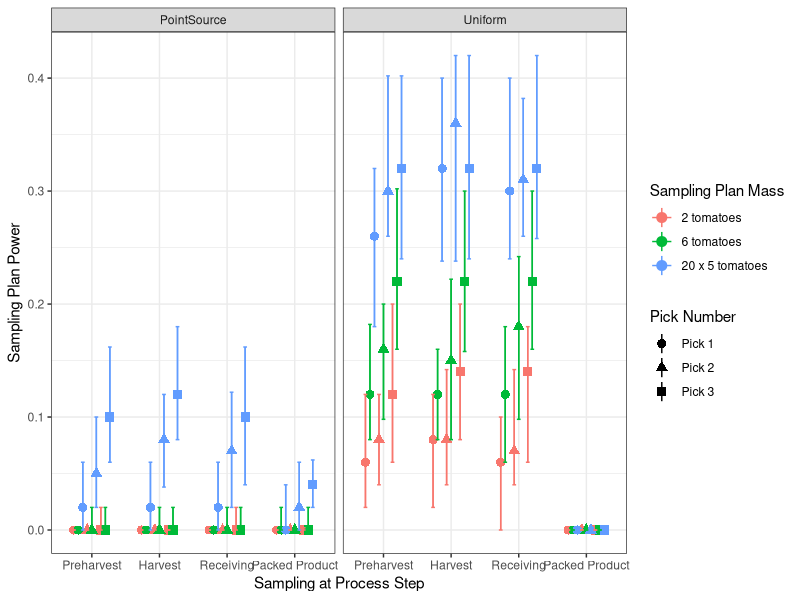
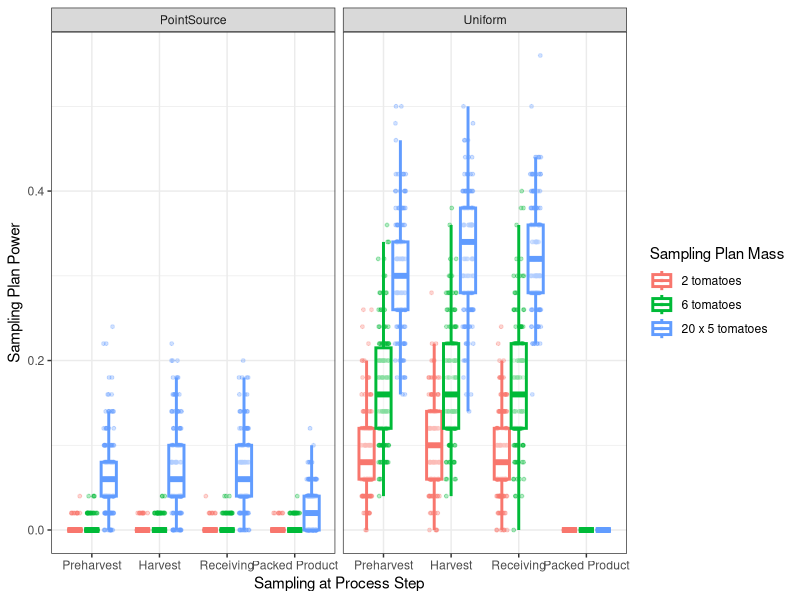
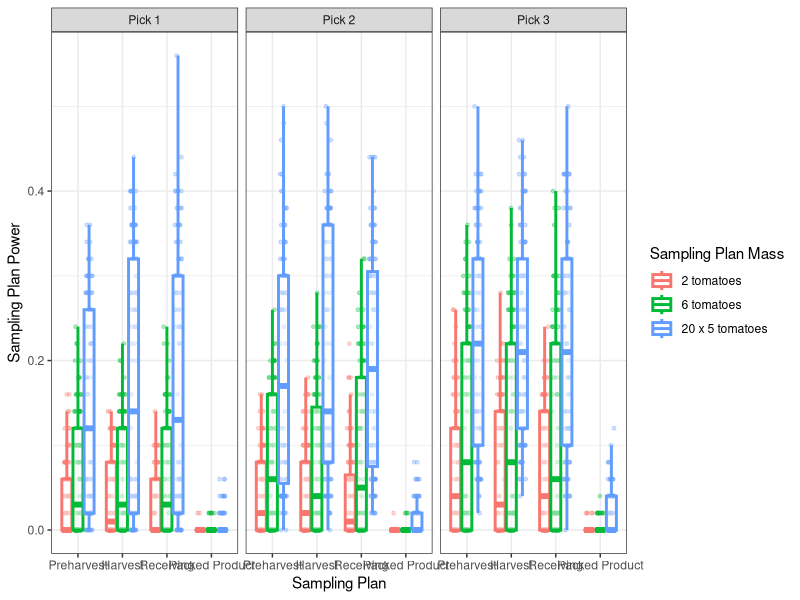
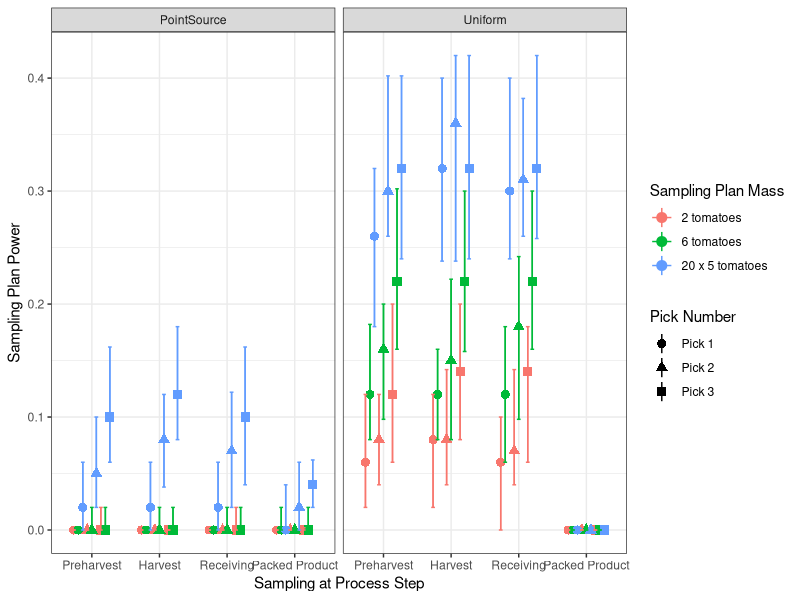

R code for these plots, in order: (Note: this script raises an error after producing the figures.)
## ---- chunk 1
library(tidyverse)
library(scales)
library(forcats)
## ---- chunk 2
Powers<-read.csv("Data_Tomato_Outputs/Powers_Out.csv")
Powers_PS<-read.csv("Data_Tomato_Outputs/Powers_Out_PS.csv")
## ---- chunk 3

Powers$ContType<-"Uniform"
Powers_PS$ContType<-"PointSource"

Powers<-rbind(Powers,Powers_PS)

Powers$Mass<-as.factor(Powers$Mass)
Powers$variable<-as.factor(Powers$variable)
Powers$Type<-as.factor(Powers$Type)

Powers$Type<-factor(Powers$Type,levels=c("Preharvest", "Harvest", "Receiving", "Packed Product"))
Powers$Mass<-factor(Powers$Mass,levels=c("2 tomatoes", "6 tomatoes", "20 x 5 tomatoes"))
#Power_data$Samp_Plan<-factor(Power_data$Samp_Plan,levels=c("Preharvest", "Harvest", "Receiving", "Packed Product"))
#Power_data$`Cont Type`<-factor(Power_data$`Cont Type`,levels=c("Uniform", "0.1% Cluster"))
#Power_data$Samp_Mass<-as.factor(Power_data$Samp_Mass)
margin_calc<-function(x){
  margin <- qt(0.975,df=50-1)*sd(x)/sqrt(50)
}


Powers_Summary = Powers %>% 
  group_by(Type, Mass, variable, ContType) %>% 
  #summarise(mean = median(value), CI_95 = mean + margin_calc(value),CI_05 = mean - margin_calc(value))
  summarise(mean = median(value), CI_95 = quantile(value, 0.90),CI_05 = quantile(value, 0.1)) 


Powers_Summary %>% 
ggplot(aes(x = Type, y = mean, color = Mass,shape = variable ,group = interaction(Mass, variable)))+
  #geom_point(stroke = 4,position = position_dodge(0.3))+
  #geom_line(aes(linetype= variable),size = 0.3,position = position_dodge(0.3))+
  geom_pointrange(aes(ymin=CI_05, ymax=CI_95),position = position_dodge(0.6), size = 0.6)+
  geom_errorbar(aes(ymin=CI_05, ymax=CI_95),width = 0.5, size =0.5,position = position_dodge(0.6))+
  ylab("Sampling Plan Power")+
  xlab("Sampling at Process Step")+
  #scale_size_manual(name = "Tomatoes Sampled")+
  scale_color_discrete(name="Sampling Plan Mass")+
  scale_shape_discrete(name="Pick Number",labels = c("Power_Pick_1" ="Pick 1", "Power_Pick_2" ="Pick 2", "Power_Pick_3" ="Pick 3") )+
  scale_linetype_discrete(name="Pick Number",labels = c("Power_Pick_1" ="Pick 1", "Power_Pick_2" ="Pick 2", "Power_Pick_3" ="Pick 3"))+
  facet_grid(~ContType)+
  theme_bw()

ggsave(filename=  "Plot Outputs/Powers.png",width = 25, height = 15, units = "cm", dpi = 600)


Powers%>% 
ggplot(aes(x = Type, y = value, color = Mass))+
geom_point(position=position_jitterdodge(), alpha = 0.3, size = 1)+
geom_boxplot(alpha = 0.5, outlier.shape=NA, size = 1)+
  scale_color_discrete(name="Sampling Plan Mass")+
  ylab("Sampling Plan Power")+
  xlab("Sampling at Process Step")+
  facet_wrap(~ContType)+
  theme_bw()

Powers%>% 
ggplot(aes(x = Type, y = value, color = Mass))+
geom_point(position=position_jitterdodge(), alpha = 0.3, size = 1)+
geom_boxplot(alpha = 0.5, outlier.shape=NA, size = 1)+
facet_grid(~variable, labeller = labeller(variable = c("Power_Pick_1" ="Pick 1", "Power_Pick_2" ="Pick 2", "Power_Pick_3" ="Pick 3")))+
  ylab("Sampling Plan Power")+
  xlab("Sampling Plan")+
  scale_color_discrete(name="Sampling Plan Mass")+
  theme_bw()

+
  scale_shape_manual(values = c(15,16,17),name = "Pick")+
  scale_size_manual(values=c(1,1.5,2), name = "Tomatoes Sampled")+
  xlab("Sampling Plan Location")+ ylab ("Sampling Plan Power")+
  scale_y_continuous(n.breaks = 10,labels = scales::percent_format(accuracy = 1))+
  facet_grid(~`Cont Type`)

## ---- chunk 4
Cont_Prog<-read.csv("Data_Tomato_Outputs/Contam_Samp_Out.csv")
Cont_Prog_PS<-read.csv("Data_Tomato_Outputs/Contam_Samp_Out_PS.csv")

Cont_Prog$ContType<-"Uniform"
Cont_Prog_PS$ContType<-"Point Source"

Cont_Prog<-rbind(Cont_Prog, Cont_Prog_PS)

## ---- chunk 5
#Cont_Prog$Mass<-factor(Cont_Prog$Mass,levels=c("2 tomatoes", "6 tomatoes", "20 x 5 tomatoes"))
Cont_Prog$Type<-as.factor(Cont_Prog$Type)
Cont_Prog$Pick<-as.factor(Cont_Prog$Pick)
Cont_Prog$Type<-factor(Cont_Prog$Type,levels=c("PH", "H", "RS", "PPS"))

Cont_Prog %>% 
ggplot(aes(x = Type, y = Cont,color = Pick))+
#geom_point(position=position_jitterdodge(), alpha = 0.3, size = 1)+
geom_boxplot()+
xlab("Sampling Plan")+ ylab ("Total Adulteran Cells (TAC) at sampling point")+
facet_wrap(~`ContType`)+
scale_y_continuous(labels = scales::comma)

